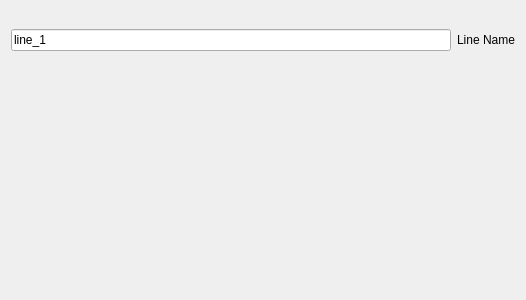
<?xml version="1.0" encoding="UTF-8"?>
<ui version="4.0">
 <class>Line_Loader_Widget</class>
 <widget class="QWidget" name="Line_Loader_Widget">
  <property name="geometry">
   <rect>
    <x>0</x>
    <y>0</y>
    <width>526</width>
    <height>300</height>
   </rect>
  </property>
  <property name="windowTitle">
   <string>Form</string>
  </property>
  <layout class="QVBoxLayout" name="verticalLayout_2">
   <item>
    <widget class="HDF5LineLoader_Widget" name="hdf5_line_loader" native="true"/>
   </item>
   <item>
    <widget class="CSVLineLoader_Widget" name="csv_line_loader" native="true"/>
   </item>
   <item>
    <widget class="LMDBLineLoader_Widget" name="lmdb_line_loader" native="true"/>
   </item>
   <item>
    <layout class="QVBoxLayout" name="verticalLayout">
     <item>
      <layout class="QHBoxLayout" name="horizontalLayout">
       <item>
        <widget class="QLineEdit" name="data_name_text">
         <property name="text">
          <string>line_1</string>
         </property>
        </widget>
       </item>
       <item>
        <widget class="QLabel" name="label">
         <property name="text">
          <string>Line Name</string>
         </property>
        </widget>
       </item>
      </layout>
     </item>
    </layout>
   </item>
   <item>
    <widget class="Scaling_Widget" name="scaling_widget" native="true"/>
   </item>
   <item>
    <layout class="QVBoxLayout" name="verticalLayout_4"/>
   </item>
   <item>
    <spacer name="verticalSpacer">
     <property name="orientation">
      <enum>Qt::Orientation::Vertical</enum>
     </property>
     <property name="sizeHint" stdset="0">
      <size>
       <width>20</width>
       <height>40</height>
      </size>
     </property>
    </spacer>
   </item>
  </layout>
 </widget>
 <customwidgets>
  <customwidget>
   <class>HDF5LineLoader_Widget</class>
   <extends>QWidget</extends>
   <header>IO_Widgets/LineIOWidgets/HDF5/HDF5LineLoader_Widget.hpp</header>
   <container>1</container>
  </customwidget>
  <customwidget>
   <class>CSVLineLoader_Widget</class>
   <extends>QWidget</extends>
   <header>IO_Widgets/LineIOWidgets/CSV/CSVLineLoader_Widget.hpp</header>
   <container>1</container>
  </customwidget>
  <customwidget>
   <class>LMDBLineLoader_Widget</class>
   <extends>QWidget</extends>
   <header>IO_Widgets/LineIOWidgets/LMDB/LMDBLineLoader_Widget.hpp</header>
   <container>1</container>
  </customwidget>
  <customwidget>
   <class>Scaling_Widget</class>
   <extends>QWidget</extends>
   <header>IO_Widgets/Scaling_Widget/Scaling_Widget.hpp</header>
   <container>1</container>
  </customwidget>
 </customwidgets>
 <resources/>
 <connections/>
</ui>
